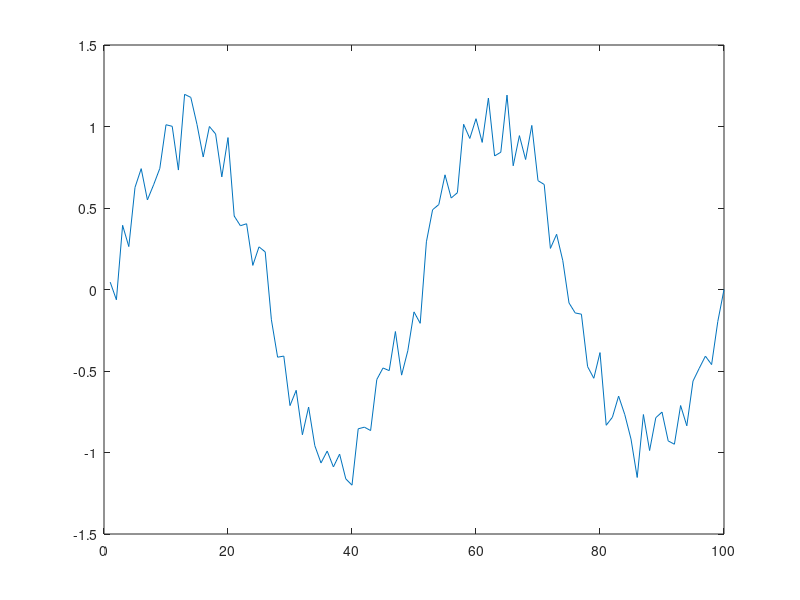

Write MATLAB code to recreate this figure.
R = 100;
f = 0.02;
m = 0:R-1;
s = sin(2*pi*f*m); % sinyal aslinya
d = 0.5*(rand(1,R) - 0.5);
x = s + d;
plot(x);
